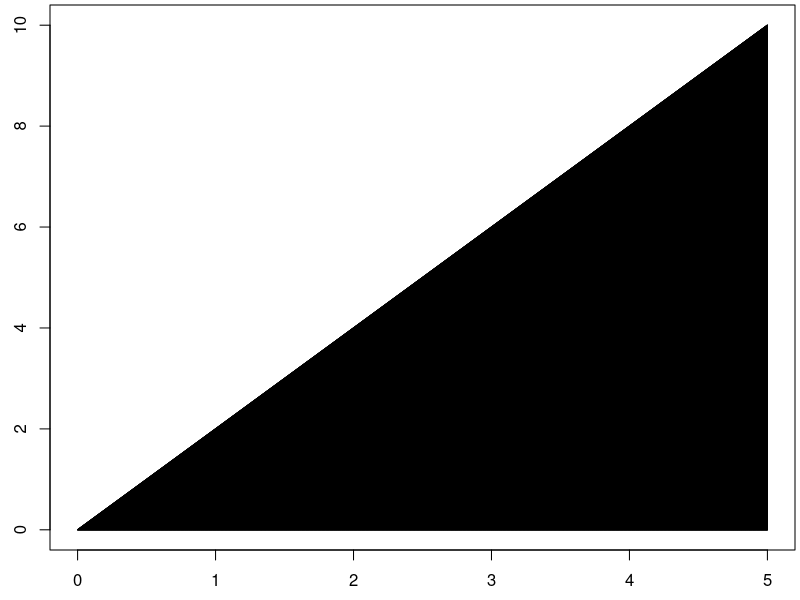

Recreate this plot in R.
draw_rect_approx <- function(f,a,b,num_rectangles, method = "mid"){
  n <- num_rectangles
  dx <- (b-a)/n
  x <- c(a,seq(a,b,dx/100),b,a)
  y <- c(0,f(seq(a,b,dx/100)),0,0)
  par(mar=c(2.5,2.5,0.25,0.25))
  plot(x,y,type = "l")
  
  if(method == "left"){
    xi <- seq(a+0*dx/2,b-dx/2,dx)
    lines(xi,f(xi),type = "h")
    lines(xi,f(xi),type = "s")
    lines(c(xi[n],xi[n]+dx),f(c(xi[n],xi[n])),type = "l")
    lines(c(xi[n],xi[n]+dx),f(c(xi[n],xi[n])),type = "h")
  }
  else if(method == "right"){
    xi <- seq(a+dx,b+dx/2,dx)
    lines(xi-dx,f(xi),type = "h")
    lines(xi-dx,f(xi),type = "s")
    lines(c(xi[n]-dx,xi[n]),f(c(xi[n],xi[n])),type = "l")
    lines(c(xi[n]-dx,xi[n]),f(c(xi[n],xi[n])),type = "h")
  } 
  else{#Use midpoint
    xi <- seq(a+dx/2,b,dx)
    lines(xi-dx/2,f(xi),type = "h")
    lines(xi-dx/2,f(xi),type = "s")
    lines(c(xi[n]-dx/2,xi[n]+dx/2),f(c(xi[n],xi[n])),type = "l")
    lines(c(xi[n]-dx/2,xi[n]+dx/2),f(c(xi[n],xi[n])),type = "h")
  }
}

g <- function(x){2*x}
a <- 0
b <- 5
n <- 5000
dx <- (b-a)/n
draw_rect_approx(g,a,b,n) 

xi <- seq(a+dx/2,b,dx)  #Center of each rectangle
Ai <- g(xi)*dx          #Area of each rectangle
data.frame(x_i = xi, A_i = Ai)

c(total_area =sum(Ai),  
  expected_value = sum(xi*Ai)/sum(Ai))




g <- function(x){x^3}
a <- 0
b <- 5
n <- 50
dx <- (b-a)/n
#draw_rect_approx(g,a,b,n) 

xi <- seq(a+dx/2,b,dx)  #Center of each rectangle
Ai <- g(xi)*dx          #Area of each rectangle
data.frame(x_i = xi, A_i = Ai)

c(total_area =sum(Ai),  
  expected_value = sum(xi*Ai)/sum(Ai))

